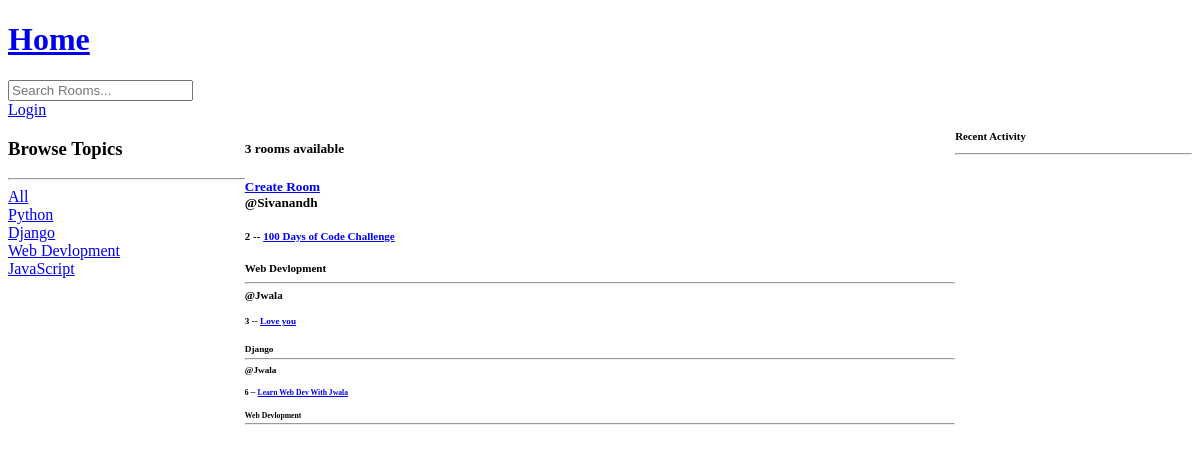
Before: / with the older database file.
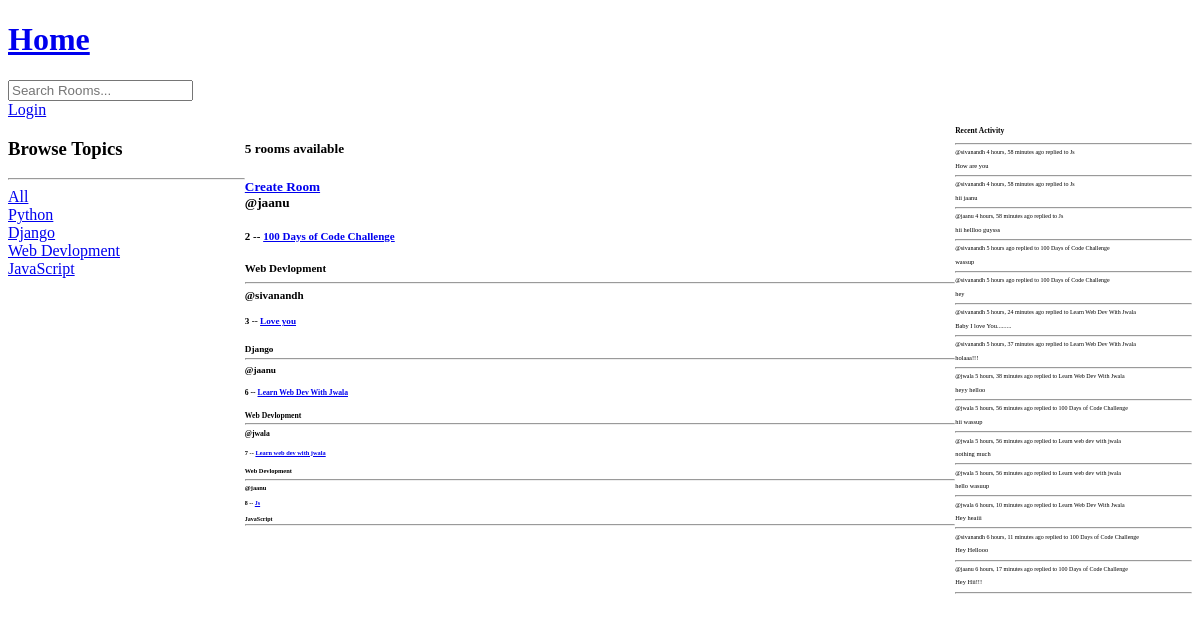
After: the same page with the newer database file.
### base/models.py (models this page shows, shortened)
class topic(models.Model):
    name=models.CharField(max_length=200)

class Room(models.Model):
    host = models.ForeignKey(User,on_delete=models.SET_NULL,null=True)
    topic = models.ForeignKey(topic,on_delete=models.SET_NULL,null=True)
    name = models.CharField(max_length=200)
    description = models.TextField(null = True,blank=True)
    participants = models.ManyToManyField(User,related_name='participants',blank=True)
    updated = models.DateTimeField(auto_now=True)
    created = models.DateTimeField(auto_now_add=True)
    def __str__(self):
        return str(self.name)

class Message(models.Model):
    user = models.ForeignKey(User, on_delete=models.CASCADE)
    room = models.ForeignKey(Room,on_delete=models.CASCADE)
    body = models.TextField(default="")
    updated = models.DateTimeField(auto_now=True)
    created = models.DateTimeField(auto_now_add=True)
    class Meta:
        ordering = ['-updated','-created']
    def __str__(self):
        return str(self.body[0:50])

### base/views.py (the view)
# urls.py: path('',views.home,name="home"),
def home(request):
    q = request.GET.get('q') if request.GET.get('q')!=None else ''
    rooms = Room.objects.filter(Q(topic__name__icontains=q) |
                                Q(name__icontains=q) |
                                Q(description__icontains=q)
                                )
    topics = topic.objects.all()
    room_count = rooms.count()
    room_messages = Message.objects.all().filter(Q(room__topic__name__icontains=q))
    context = {'rooms':rooms, 'topics':topics, 'room_count':room_count, 'room_messages':room_messages}
    return render(request, 'base/home.html',context)

### base/templates/base/home.html (shortened to what this page needs)
{% extends "main.html" %}
{%block content%}
<div class="home-container">
    <div>
        {% include 'base/topics_component.html' %}
    </div>
    <div>
        <h5>{{room_count}} rooms available<h5>
        <a href="{%url 'create-room'%}">Create Room</a>
        {% include 'base/feed_component.html' %}
   </div>
   <div>
    {% include "base/activity_component.html" %}
   </div>
</div>
{%endblock content%}

### templates/main.html (shortened to what this page needs)
<!DOCTYPE html>
<html>
    <head>
    </head>
    <body>
        {% include 'navbar.html' %}
        {%  block content%}
         {% endblock %}
    </body>
</html>

### templates/navbar.html (shortened to what this page needs)
<a href="/">
    <h1>Home</h1>
</a>
<form metho="GET" action="{%url 'home'%}">
    <input type = "text" name="q" placeholder="Search Rooms..." />
</form>
{% if request.user.is_authenticated %}
<p>Hello {{request.user}} </p>
<a href ="{% url 'logout' %}">Logout</a>
{% else %}
<a href="{% url 'login' %}">Login</a>
{% endif %}

### base/templates/base/topics_component.html
<h3>Browse Topics</h3>
        <hr>
        <div>
            <a href ="{%url 'home' %}">All</a>
        </div>
        {% for topic in topics %}
            <div>
                <a href ="{%url 'home' %}?q={{topic.name}}">{{topic.name}}</a>
            </div>
        {% endfor %}

### base/templates/base/feed_component.html (shortened to what this page needs)
<div>
    {% for room in rooms %}
    <div>
        <span>@{{room.host.username}}</span>
        <h5>{{room.id}} -- <a href="{% url 'room' room.id %}">{{room.name}}</a></h5>
        <small>{{room.topic.name}}</span>
            <hr>
    </div>
      {% endfor %}
</div>

### base/templates/base/activity_component.html (shortened to what this page needs)
<h3>Recent Activity</h3>
    <hr>
    {% for message in room_messages%}
    <div>
        <small>@{{message.user}}  {{message.created|timesince}} ago </small>
        <small>replied to {{message.room}} </small>
        <p> {{message}} </p>
        <hr>
    </div>
    {% endfor %}

### base/templates/base/home.html (style rules this page uses)
.home-container { display: grid; grid-template-columns: 1fr 3fr 1fr; }

Changed rows visible on the page:
changed Room "100 Days of Code Challenge": host.username "Sivanandh" → "jaanu"
changed Room "Love you": host.username "Jwala" → "sivanandh"
changed Room "Learn Web Dev With Jwala": host.username "Jwala" → "jaanu"
added Room: host.username "jwala", id "7", name "Learn web dev with jwala", topic.name "Web Devlopment"
added Room: host.username "jaanu", id "8", name "Js", topic.name "JavaScript"
added Message: user "sivanandh", created "4 hours, 58 minutes", room "Js", body "How are you"
added Message: user "sivanandh", created "4 hours, 58 minutes", room "Js", body "hii jaanu"
added Message: user "jaanu", created "4 hours, 58 minutes", room "Js", body "hii hellloo guysss"
added Message: user "sivanandh", created "5 hours", room "100 Days of Code Challenge", body "wassup"
added Message: user "sivanandh", created "5 hours", room "100 Days of Code Challenge", body "hey"
added Message: user "sivanandh", created "5 hours, 24 minutes", room "Learn Web Dev With Jwala", body "Baby I love You........."
added Message: user "sivanandh", created "5 hours, 37 minutes", room "Learn Web Dev With Jwala", body "holaaa!!!"
added Message: user "jwala", created "5 hours, 38 minutes", room "Learn Web Dev With Jwala", body "heyy helloo"
added Message: user "jwala", created "5 hours, 56 minutes", room "100 Days of Code Challenge", body "hii wassup"
added Message: user "jwala", created "5 hours, 56 minutes", room "Learn web dev with jwala", body "nothing much"
added Message: user "jwala", created "5 hours, 56 minutes", room "Learn web dev with jwala", body "hello wasuup"
added Message: user "jwala", created "6 hours, 10 minutes", room "Learn Web Dev With Jwala", body "Hey heaiii"
added Message: user "sivanandh", created "6 hours, 11 minutes", room "100 Days of Code Challenge", body "Hey Hellooo"
added Message: user "jaanu", created "6 hours, 17 minutes", room "100 Days of Code Challenge", body "Hey Hii!!!"
Other visible differences:
{{ room_count }}: "3" → "5"
